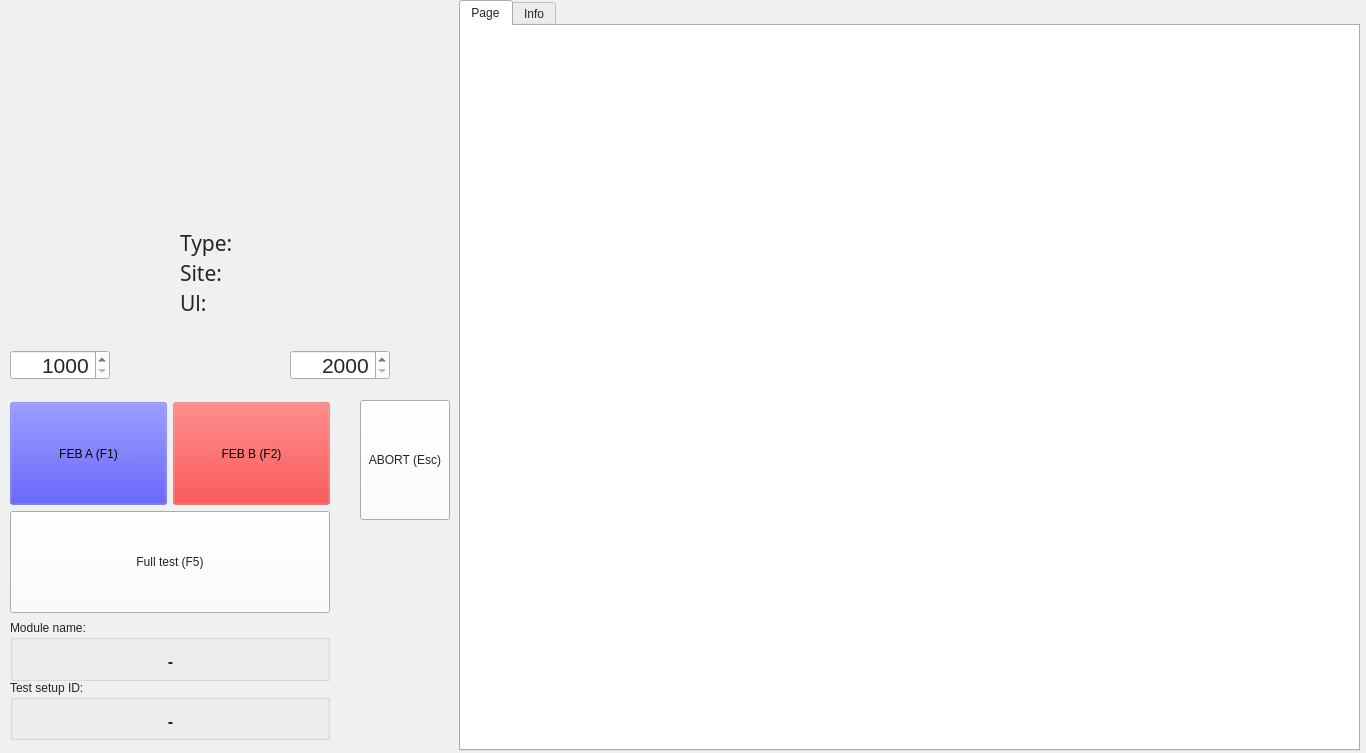
<?xml version="1.0" encoding="UTF-8"?>
<ui version="4.0">
 <class>MoPoTest</class>
 <widget class="QWidget" name="MoPoTest">
  <property name="enabled">
   <bool>true</bool>
  </property>
  <property name="geometry">
   <rect>
    <x>0</x>
    <y>0</y>
    <width>1366</width>
    <height>753</height>
   </rect>
  </property>
  <property name="sizePolicy">
   <sizepolicy hsizetype="Fixed" vsizetype="Fixed">
    <horstretch>0</horstretch>
    <verstretch>0</verstretch>
   </sizepolicy>
  </property>
  <property name="minimumSize">
   <size>
    <width>1360</width>
    <height>753</height>
   </size>
  </property>
  <property name="maximumSize">
   <size>
    <width>1366</width>
    <height>753</height>
   </size>
  </property>
  <property name="palette">
   <palette>
    <active>
     <colorrole role="WindowText">
      <brush brushstyle="SolidPattern">
       <color alpha="255">
        <red>0</red>
        <green>0</green>
        <blue>0</blue>
       </color>
      </brush>
     </colorrole>
     <colorrole role="Button">
      <brush brushstyle="SolidPattern">
       <color alpha="255">
        <red>255</red>
        <green>253</green>
        <blue>238</blue>
       </color>
      </brush>
     </colorrole>
     <colorrole role="Light">
      <brush brushstyle="SolidPattern">
       <color alpha="255">
        <red>255</red>
        <green>255</green>
        <blue>255</blue>
       </color>
      </brush>
     </colorrole>
     <colorrole role="Midlight">
      <brush brushstyle="SolidPattern">
       <color alpha="255">
        <red>255</red>
        <green>254</green>
        <blue>246</blue>
       </color>
      </brush>
     </colorrole>
     <colorrole role="Dark">
      <brush brushstyle="SolidPattern">
       <color alpha="255">
        <red>127</red>
        <green>126</green>
        <blue>119</blue>
       </color>
      </brush>
     </colorrole>
     <colorrole role="Mid">
      <brush brushstyle="SolidPattern">
       <color alpha="255">
        <red>170</red>
        <green>169</green>
        <blue>159</blue>
       </color>
      </brush>
     </colorrole>
     <colorrole role="Text">
      <brush brushstyle="SolidPattern">
       <color alpha="255">
        <red>0</red>
        <green>0</green>
        <blue>0</blue>
       </color>
      </brush>
     </colorrole>
     <colorrole role="BrightText">
      <brush brushstyle="SolidPattern">
       <color alpha="255">
        <red>255</red>
        <green>255</green>
        <blue>255</blue>
       </color>
      </brush>
     </colorrole>
     <colorrole role="ButtonText">
      <brush brushstyle="SolidPattern">
       <color alpha="255">
        <red>0</red>
        <green>0</green>
        <blue>0</blue>
       </color>
      </brush>
     </colorrole>
     <colorrole role="Base">
      <brush brushstyle="SolidPattern">
       <color alpha="255">
        <red>255</red>
        <green>255</green>
        <blue>255</blue>
       </color>
      </brush>
     </colorrole>
     <colorrole role="Window">
      <brush brushstyle="SolidPattern">
       <color alpha="255">
        <red>255</red>
        <green>253</green>
        <blue>238</blue>
       </color>
      </brush>
     </colorrole>
     <colorrole role="Shadow">
      <brush brushstyle="SolidPattern">
       <color alpha="255">
        <red>0</red>
        <green>0</green>
        <blue>0</blue>
       </color>
      </brush>
     </colorrole>
     <colorrole role="AlternateBase">
      <brush brushstyle="SolidPattern">
       <color alpha="255">
        <red>255</red>
        <green>254</green>
        <blue>246</blue>
       </color>
      </brush>
     </colorrole>
     <colorrole role="ToolTipBase">
      <brush brushstyle="SolidPattern">
       <color alpha="255">
        <red>255</red>
        <green>255</green>
        <blue>220</blue>
       </color>
      </brush>
     </colorrole>
     <colorrole role="ToolTipText">
      <brush brushstyle="SolidPattern">
       <color alpha="255">
        <red>0</red>
        <green>0</green>
        <blue>0</blue>
       </color>
      </brush>
     </colorrole>
     <colorrole role="PlaceholderText">
      <brush brushstyle="SolidPattern">
       <color alpha="127">
        <red>0</red>
        <green>0</green>
        <blue>0</blue>
       </color>
      </brush>
     </colorrole>
    </active>
    <inactive>
     <colorrole role="WindowText">
      <brush brushstyle="SolidPattern">
       <color alpha="255">
        <red>35</red>
        <green>38</green>
        <blue>41</blue>
       </color>
      </brush>
     </colorrole>
     <colorrole role="Button">
      <brush brushstyle="SolidPattern">
       <color alpha="255">
        <red>252</red>
        <green>252</green>
        <blue>252</blue>
       </color>
      </brush>
     </colorrole>
     <colorrole role="Light">
      <brush brushstyle="SolidPattern">
       <color alpha="255">
        <red>255</red>
        <green>255</green>
        <blue>255</blue>
       </color>
      </brush>
     </colorrole>
     <colorrole role="Midlight">
      <brush brushstyle="SolidPattern">
       <color alpha="255">
        <red>255</red>
        <green>255</green>
        <blue>255</blue>
       </color>
      </brush>
     </colorrole>
     <colorrole role="Dark">
      <brush brushstyle="SolidPattern">
       <color alpha="255">
        <red>126</red>
        <green>126</green>
        <blue>126</blue>
       </color>
      </brush>
     </colorrole>
     <colorrole role="Mid">
      <brush brushstyle="SolidPattern">
       <color alpha="255">
        <red>168</red>
        <green>168</green>
        <blue>168</blue>
       </color>
      </brush>
     </colorrole>
     <colorrole role="Text">
      <brush brushstyle="SolidPattern">
       <color alpha="255">
        <red>35</red>
        <green>38</green>
        <blue>41</blue>
       </color>
      </brush>
     </colorrole>
     <colorrole role="BrightText">
      <brush brushstyle="SolidPattern">
       <color alpha="255">
        <red>255</red>
        <green>255</green>
        <blue>255</blue>
       </color>
      </brush>
     </colorrole>
     <colorrole role="ButtonText">
      <brush brushstyle="SolidPattern">
       <color alpha="255">
        <red>35</red>
        <green>38</green>
        <blue>41</blue>
       </color>
      </brush>
     </colorrole>
     <colorrole role="Base">
      <brush brushstyle="SolidPattern">
       <color alpha="255">
        <red>255</red>
        <green>255</green>
        <blue>255</blue>
       </color>
      </brush>
     </colorrole>
     <colorrole role="Window">
      <brush brushstyle="SolidPattern">
       <color alpha="255">
        <red>239</red>
        <green>240</green>
        <blue>241</blue>
       </color>
      </brush>
     </colorrole>
     <colorrole role="Shadow">
      <brush brushstyle="SolidPattern">
       <color alpha="255">
        <red>118</red>
        <green>118</green>
        <blue>118</blue>
       </color>
      </brush>
     </colorrole>
     <colorrole role="AlternateBase">
      <brush brushstyle="SolidPattern">
       <color alpha="255">
        <red>247</red>
        <green>247</green>
        <blue>247</blue>
       </color>
      </brush>
     </colorrole>
     <colorrole role="ToolTipBase">
      <brush brushstyle="SolidPattern">
       <color alpha="255">
        <red>247</red>
        <green>247</green>
        <blue>247</blue>
       </color>
      </brush>
     </colorrole>
     <colorrole role="ToolTipText">
      <brush brushstyle="SolidPattern">
       <color alpha="255">
        <red>35</red>
        <green>38</green>
        <blue>41</blue>
       </color>
      </brush>
     </colorrole>
     <colorrole role="PlaceholderText">
      <brush brushstyle="SolidPattern">
       <color alpha="128">
        <red>0</red>
        <green>0</green>
        <blue>0</blue>
       </color>
      </brush>
     </colorrole>
    </inactive>
    <disabled>
     <colorrole role="WindowText">
      <brush brushstyle="SolidPattern">
       <color alpha="255">
        <red>127</red>
        <green>126</green>
        <blue>119</blue>
       </color>
      </brush>
     </colorrole>
     <colorrole role="Button">
      <brush brushstyle="SolidPattern">
       <color alpha="255">
        <red>255</red>
        <green>253</green>
        <blue>238</blue>
       </color>
      </brush>
     </colorrole>
     <colorrole role="Light">
      <brush brushstyle="SolidPattern">
       <color alpha="255">
        <red>255</red>
        <green>255</green>
        <blue>255</blue>
       </color>
      </brush>
     </colorrole>
     <colorrole role="Midlight">
      <brush brushstyle="SolidPattern">
       <color alpha="255">
        <red>255</red>
        <green>254</green>
        <blue>246</blue>
       </color>
      </brush>
     </colorrole>
     <colorrole role="Dark">
      <brush brushstyle="SolidPattern">
       <color alpha="255">
        <red>127</red>
        <green>126</green>
        <blue>119</blue>
       </color>
      </brush>
     </colorrole>
     <colorrole role="Mid">
      <brush brushstyle="SolidPattern">
       <color alpha="255">
        <red>170</red>
        <green>169</green>
        <blue>159</blue>
       </color>
      </brush>
     </colorrole>
     <colorrole role="Text">
      <brush brushstyle="SolidPattern">
       <color alpha="255">
        <red>127</red>
        <green>126</green>
        <blue>119</blue>
       </color>
      </brush>
     </colorrole>
     <colorrole role="BrightText">
      <brush brushstyle="SolidPattern">
       <color alpha="255">
        <red>255</red>
        <green>255</green>
        <blue>255</blue>
       </color>
      </brush>
     </colorrole>
     <colorrole role="ButtonText">
      <brush brushstyle="SolidPattern">
       <color alpha="255">
        <red>127</red>
        <green>126</green>
        <blue>119</blue>
       </color>
      </brush>
     </colorrole>
     <colorrole role="Base">
      <brush brushstyle="SolidPattern">
       <color alpha="255">
        <red>255</red>
        <green>253</green>
        <blue>238</blue>
       </color>
      </brush>
     </colorrole>
     <colorrole role="Window">
      <brush brushstyle="SolidPattern">
       <color alpha="255">
        <red>255</red>
        <green>253</green>
        <blue>238</blue>
       </color>
      </brush>
     </colorrole>
     <colorrole role="Shadow">
      <brush brushstyle="SolidPattern">
       <color alpha="255">
        <red>177</red>
        <green>177</green>
        <blue>177</blue>
       </color>
      </brush>
     </colorrole>
     <colorrole role="AlternateBase">
      <brush brushstyle="SolidPattern">
       <color alpha="255">
        <red>247</red>
        <green>247</green>
        <blue>247</blue>
       </color>
      </brush>
     </colorrole>
     <colorrole role="ToolTipBase">
      <brush brushstyle="SolidPattern">
       <color alpha="255">
        <red>247</red>
        <green>247</green>
        <blue>247</blue>
       </color>
      </brush>
     </colorrole>
     <colorrole role="ToolTipText">
      <brush brushstyle="SolidPattern">
       <color alpha="255">
        <red>35</red>
        <green>38</green>
        <blue>41</blue>
       </color>
      </brush>
     </colorrole>
     <colorrole role="PlaceholderText">
      <brush brushstyle="SolidPattern">
       <color alpha="128">
        <red>0</red>
        <green>0</green>
        <blue>0</blue>
       </color>
      </brush>
     </colorrole>
    </disabled>
   </palette>
  </property>
  <property name="windowTitle">
   <string>Module Powering Test</string>
  </property>
  <property name="statusTip">
   <string notr="true"/>
  </property>
  <widget class="QFrame" name="frHMP">
   <property name="geometry">
    <rect>
     <x>5</x>
     <y>5</y>
     <width>450</width>
     <height>220</height>
    </rect>
   </property>
   <property name="sizePolicy">
    <sizepolicy hsizetype="Preferred" vsizetype="Fixed">
     <horstretch>0</horstretch>
     <verstretch>0</verstretch>
    </sizepolicy>
   </property>
   <property name="maximumSize">
    <size>
     <width>16777215</width>
     <height>220</height>
    </size>
   </property>
   <property name="statusTip">
    <string notr="true"/>
   </property>
   <property name="styleSheet">
    <string notr="true"/>
   </property>
   <property name="frameShape">
    <enum>QFrame::NoFrame</enum>
   </property>
  </widget>
  <widget class="QFrame" name="frSave">
   <property name="geometry">
    <rect>
     <x>350</x>
     <y>540</y>
     <width>100</width>
     <height>210</height>
    </rect>
   </property>
   <property name="sizePolicy">
    <sizepolicy hsizetype="Fixed" vsizetype="Fixed">
     <horstretch>0</horstretch>
     <verstretch>0</verstretch>
    </sizepolicy>
   </property>
   <property name="maximumSize">
    <size>
     <width>460</width>
     <height>220</height>
    </size>
   </property>
   <property name="statusTip">
    <string notr="true"/>
   </property>
   <property name="styleSheet">
    <string notr="true"/>
   </property>
   <property name="frameShape">
    <enum>QFrame::NoFrame</enum>
   </property>
  </widget>
  <widget class="QTabWidget" name="tabWidget">
   <property name="geometry">
    <rect>
     <x>459</x>
     <y>0</y>
     <width>901</width>
     <height>751</height>
    </rect>
   </property>
   <property name="currentIndex">
    <number>0</number>
   </property>
   <widget class="QWidget" name="tab_3">
    <attribute name="title">
     <string>Page</string>
    </attribute>
    <widget class="QWidget" name="widget" native="true">
     <property name="geometry">
      <rect>
       <x>0</x>
       <y>0</y>
       <width>891</width>
       <height>711</height>
      </rect>
     </property>
     <property name="styleSheet">
      <string notr="true">background-color: rgb(255, 255, 255);</string>
     </property>
    </widget>
   </widget>
   <widget class="QWidget" name="tab">
    <attribute name="title">
     <string>Info</string>
    </attribute>
    <widget class="QTextEdit" name="textEdit">
     <property name="geometry">
      <rect>
       <x>0</x>
       <y>230</y>
       <width>891</width>
       <height>431</height>
      </rect>
     </property>
     <property name="font">
      <font>
       <family>Courier</family>
      </font>
     </property>
     <property name="autoFillBackground">
      <bool>false</bool>
     </property>
     <property name="styleSheet">
      <string notr="true"/>
     </property>
     <property name="html">
      <string>&lt;!DOCTYPE HTML PUBLIC &quot;-//W3C//DTD HTML 4.0//EN&quot; &quot;http://www.w3.org/TR/REC-html40/strict.dtd&quot;&gt;
&lt;html&gt;&lt;head&gt;&lt;meta name=&quot;qrichtext&quot; content=&quot;1&quot; /&gt;&lt;style type=&quot;text/css&quot;&gt;
p, li { white-space: pre-wrap; }
&lt;/style&gt;&lt;/head&gt;&lt;body style=&quot; font-family:'Courier'; font-size:10pt; font-weight:400; font-style:normal;&quot;&gt;
&lt;p style=&quot;-qt-paragraph-type:empty; margin-top:0px; margin-bottom:0px; margin-left:0px; margin-right:0px; -qt-block-indent:0; text-indent:0px; font-size:9pt;&quot;&gt;&lt;br /&gt;&lt;/p&gt;&lt;/body&gt;&lt;/html&gt;</string>
     </property>
    </widget>
    <widget class="QWidget" name="layoutWidget_2">
     <property name="geometry">
      <rect>
       <x>380</x>
       <y>0</y>
       <width>511</width>
       <height>221</height>
      </rect>
     </property>
     <layout class="QVBoxLayout" name="DbusBox">
      <property name="spacing">
       <number>6</number>
      </property>
      <property name="leftMargin">
       <number>0</number>
      </property>
      <property name="topMargin">
       <number>0</number>
      </property>
      <property name="rightMargin">
       <number>0</number>
      </property>
      <property name="bottomMargin">
       <number>0</number>
      </property>
      <item>
       <widget class="QTextBrowser" name="chatHistory">
        <property name="acceptDrops">
         <bool>false</bool>
        </property>
        <property name="toolTip">
         <string>Command sent and received from other modules</string>
        </property>
        <property name="acceptRichText">
         <bool>true</bool>
        </property>
       </widget>
      </item>
      <item>
       <layout class="QHBoxLayout" name="_2">
        <property name="spacing">
         <number>6</number>
        </property>
        <property name="leftMargin">
         <number>0</number>
        </property>
        <property name="topMargin">
         <number>0</number>
        </property>
        <property name="rightMargin">
         <number>0</number>
        </property>
        <property name="bottomMargin">
         <number>0</number>
        </property>
        <item>
         <widget class="QLabel" name="label">
          <property name="text">
           <string>Command:</string>
          </property>
          <property name="buddy">
           <cstring>messageLineEdit</cstring>
          </property>
         </widget>
        </item>
        <item>
         <widget class="QLineEdit" name="messageLineEdit"/>
        </item>
        <item>
         <widget class="QPushButton" name="sendButton">
          <property name="sizePolicy">
           <sizepolicy hsizetype="Minimum" vsizetype="Fixed">
            <horstretch>0</horstretch>
            <verstretch>0</verstretch>
           </sizepolicy>
          </property>
          <property name="toolTip">
           <string>Sends a command</string>
          </property>
          <property name="whatsThis">
           <string/>
          </property>
          <property name="text">
           <string>Send</string>
          </property>
         </widget>
        </item>
       </layout>
      </item>
     </layout>
    </widget>
    <widget class="QFrame" name="frOperComm">
     <property name="geometry">
      <rect>
       <x>0</x>
       <y>0</y>
       <width>371</width>
       <height>220</height>
      </rect>
     </property>
     <property name="sizePolicy">
      <sizepolicy hsizetype="Preferred" vsizetype="Preferred">
       <horstretch>0</horstretch>
       <verstretch>0</verstretch>
      </sizepolicy>
     </property>
     <property name="styleSheet">
      <string notr="true"/>
     </property>
     <property name="frameShape">
      <enum>QFrame::NoFrame</enum>
     </property>
    </widget>
    <widget class="QPushButton" name="pbClearOutput">
     <property name="geometry">
      <rect>
       <x>770</x>
       <y>670</y>
       <width>121</width>
       <height>40</height>
      </rect>
     </property>
     <property name="text">
      <string>Clear</string>
     </property>
    </widget>
   </widget>
  </widget>
  <widget class="QToolButton" name="pbAbort">
   <property name="geometry">
    <rect>
     <x>360</x>
     <y>400</y>
     <width>90</width>
     <height>120</height>
    </rect>
   </property>
   <property name="sizePolicy">
    <sizepolicy hsizetype="Expanding" vsizetype="Expanding">
     <horstretch>1</horstretch>
     <verstretch>0</verstretch>
    </sizepolicy>
   </property>
   <property name="toolTip">
    <string notr="true"/>
   </property>
   <property name="statusTip">
    <string notr="true"/>
   </property>
   <property name="whatsThis">
    <string notr="true"/>
   </property>
   <property name="accessibleName">
    <string notr="true"/>
   </property>
   <property name="accessibleDescription">
    <string notr="true"/>
   </property>
   <property name="styleSheet">
    <string notr="true"/>
   </property>
   <property name="text">
    <string>ABORT (Esc)</string>
   </property>
   <property name="checkable">
    <bool>false</bool>
   </property>
  </widget>
  <widget class="QSpinBox" name="sb_feb_a_sn">
   <property name="geometry">
    <rect>
     <x>10</x>
     <y>350</y>
     <width>100</width>
     <height>30</height>
    </rect>
   </property>
   <property name="font">
    <font>
     <pointsize>16</pointsize>
    </font>
   </property>
   <property name="alignment">
    <set>Qt::AlignRight|Qt::AlignTrailing|Qt::AlignVCenter</set>
   </property>
   <property name="minimum">
    <number>1000</number>
   </property>
   <property name="maximum">
    <number>7000</number>
   </property>
  </widget>
  <widget class="QWidget" name="svg_container_a" native="true">
   <property name="geometry">
    <rect>
     <x>10</x>
     <y>230</y>
     <width>160</width>
     <height>120</height>
    </rect>
   </property>
   <property name="styleSheet">
    <string notr="true"/>
   </property>
  </widget>
  <widget class="QWidget" name="svg_container_b" native="true">
   <property name="geometry">
    <rect>
     <x>290</x>
     <y>230</y>
     <width>160</width>
     <height>120</height>
    </rect>
   </property>
   <property name="styleSheet">
    <string notr="true"/>
   </property>
  </widget>
  <widget class="QSpinBox" name="sb_feb_b_sn">
   <property name="geometry">
    <rect>
     <x>290</x>
     <y>350</y>
     <width>100</width>
     <height>30</height>
    </rect>
   </property>
   <property name="font">
    <font>
     <pointsize>16</pointsize>
    </font>
   </property>
   <property name="alignment">
    <set>Qt::AlignRight|Qt::AlignTrailing|Qt::AlignVCenter</set>
   </property>
   <property name="minimum">
    <number>2000</number>
   </property>
   <property name="maximum">
    <number>7000</number>
   </property>
  </widget>
  <widget class="QGroupBox" name="groupBox_3">
   <property name="geometry">
    <rect>
     <x>10</x>
     <y>680</y>
     <width>320</width>
     <height>60</height>
    </rect>
   </property>
   <property name="title">
    <string>Test setup ID:</string>
   </property>
   <widget class="QLabel" name="lbSetup">
    <property name="geometry">
     <rect>
      <x>10</x>
      <y>30</y>
      <width>301</width>
      <height>22</height>
     </rect>
    </property>
    <property name="font">
     <font>
      <pointsize>12</pointsize>
      <weight>75</weight>
      <bold>true</bold>
     </font>
    </property>
    <property name="text">
     <string>-</string>
    </property>
    <property name="alignment">
     <set>Qt::AlignCenter</set>
    </property>
   </widget>
  </widget>
  <widget class="QLabel" name="lbl_feb_type">
   <property name="geometry">
    <rect>
     <x>180</x>
     <y>230</y>
     <width>100</width>
     <height>26</height>
    </rect>
   </property>
   <property name="font">
    <font>
     <family>Courier 10 Pitch</family>
     <pointsize>16</pointsize>
     <weight>50</weight>
     <bold>false</bold>
    </font>
   </property>
   <property name="text">
    <string>Type:</string>
   </property>
  </widget>
  <widget class="QLabel" name="lbl_feb_uplinks">
   <property name="geometry">
    <rect>
     <x>180</x>
     <y>290</y>
     <width>111</width>
     <height>26</height>
    </rect>
   </property>
   <property name="font">
    <font>
     <family>Courier 10 Pitch</family>
     <pointsize>16</pointsize>
     <weight>50</weight>
     <bold>false</bold>
    </font>
   </property>
   <property name="text">
    <string>Ul:</string>
   </property>
  </widget>
  <widget class="QLabel" name="lbl_feb_site">
   <property name="geometry">
    <rect>
     <x>180</x>
     <y>260</y>
     <width>111</width>
     <height>26</height>
    </rect>
   </property>
   <property name="font">
    <font>
     <family>Courier 10 Pitch</family>
     <pointsize>16</pointsize>
     <weight>50</weight>
     <bold>false</bold>
    </font>
   </property>
   <property name="text">
    <string>Site:</string>
   </property>
  </widget>
  <widget class="QGroupBox" name="ModuleName">
   <property name="geometry">
    <rect>
     <x>10</x>
     <y>620</y>
     <width>320</width>
     <height>61</height>
    </rect>
   </property>
   <property name="title">
    <string>Module name:</string>
   </property>
   <widget class="QLabel" name="lbModuleName">
    <property name="geometry">
     <rect>
      <x>20</x>
      <y>30</y>
      <width>281</width>
      <height>22</height>
     </rect>
    </property>
    <property name="font">
     <font>
      <pointsize>12</pointsize>
      <weight>75</weight>
      <bold>true</bold>
     </font>
    </property>
    <property name="text">
     <string>-</string>
    </property>
    <property name="alignment">
     <set>Qt::AlignCenter</set>
    </property>
   </widget>
  </widget>
  <widget class="QWidget" name="layoutWidget">
   <property name="geometry">
    <rect>
     <x>10</x>
     <y>402</y>
     <width>320</width>
     <height>211</height>
    </rect>
   </property>
   <layout class="QGridLayout" name="gridLayout">
    <item row="0" column="0">
     <widget class="QToolButton" name="pbFEB_A">
      <property name="sizePolicy">
       <sizepolicy hsizetype="Expanding" vsizetype="Expanding">
        <horstretch>1</horstretch>
        <verstretch>0</verstretch>
       </sizepolicy>
      </property>
      <property name="toolTip">
       <string notr="true"/>
      </property>
      <property name="statusTip">
       <string notr="true"/>
      </property>
      <property name="whatsThis">
       <string notr="true"/>
      </property>
      <property name="accessibleName">
       <string notr="true"/>
      </property>
      <property name="accessibleDescription">
       <string notr="true"/>
      </property>
      <property name="styleSheet">
       <string notr="true">background-color: rgba(0, 0, 255, 64);</string>
      </property>
      <property name="text">
       <string>FEB A (F1)</string>
      </property>
      <property name="checkable">
       <bool>true</bool>
      </property>
     </widget>
    </item>
    <item row="0" column="1">
     <widget class="QToolButton" name="pbFEB_B">
      <property name="sizePolicy">
       <sizepolicy hsizetype="Expanding" vsizetype="Expanding">
        <horstretch>1</horstretch>
        <verstretch>0</verstretch>
       </sizepolicy>
      </property>
      <property name="toolTip">
       <string notr="true"/>
      </property>
      <property name="statusTip">
       <string notr="true"/>
      </property>
      <property name="whatsThis">
       <string notr="true"/>
      </property>
      <property name="accessibleName">
       <string notr="true"/>
      </property>
      <property name="accessibleDescription">
       <string notr="true"/>
      </property>
      <property name="styleSheet">
       <string notr="true">background-color: rgba(255, 0, 0, 64);</string>
      </property>
      <property name="text">
       <string>FEB B (F2)</string>
      </property>
      <property name="checkable">
       <bool>true</bool>
      </property>
     </widget>
    </item>
    <item row="1" column="0" colspan="2">
     <widget class="QToolButton" name="pbFULLTEST">
      <property name="sizePolicy">
       <sizepolicy hsizetype="Expanding" vsizetype="Expanding">
        <horstretch>1</horstretch>
        <verstretch>0</verstretch>
       </sizepolicy>
      </property>
      <property name="toolTip">
       <string notr="true"/>
      </property>
      <property name="statusTip">
       <string notr="true"/>
      </property>
      <property name="whatsThis">
       <string notr="true"/>
      </property>
      <property name="accessibleName">
       <string notr="true"/>
      </property>
      <property name="accessibleDescription">
       <string notr="true"/>
      </property>
      <property name="text">
       <string>Full test (F5)</string>
      </property>
      <property name="checkable">
       <bool>true</bool>
      </property>
     </widget>
    </item>
   </layout>
  </widget>
 </widget>
 <tabstops>
  <tabstop>sb_feb_a_sn</tabstop>
  <tabstop>pbAbort</tabstop>
  <tabstop>pbFULLTEST</tabstop>
  <tabstop>pbFEB_A</tabstop>
  <tabstop>pbFEB_B</tabstop>
  <tabstop>tabWidget</tabstop>
  <tabstop>textEdit</tabstop>
 </tabstops>
 <resources/>
 <connections/>
</ui>
